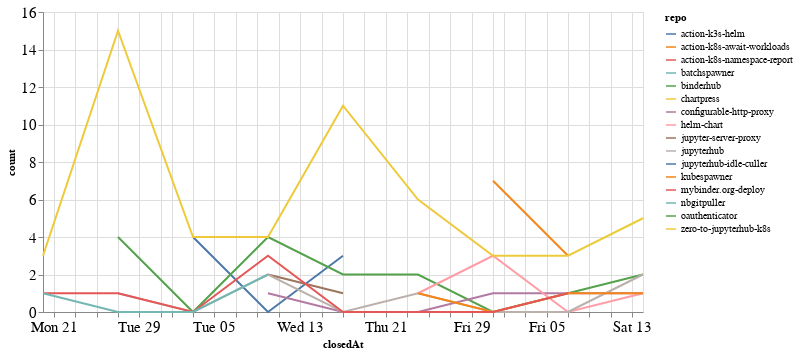

This figure's notebook cell:
### Code cell
closed_by_time = closed_by.groupby('repo').resample('W', on='closedAt').count()['author'].reset_index()
closed_by_time = closed_by_time.rename(columns={'author': 'count'})

alt.Chart(closed_by_time, width=600).mark_line().encode(
    x='closedAt',
    y='count',
    color='repo',
    tooltip="repo"
)

### Figure 1 — Vega-Lite specification as saved in the notebook (floating-point values rounded to 4 significant figures)
{"config": {"axisLeft": {"labelFontSize": 15}, "axisBottom": {"labelFontSize": 15}}, "data": {"name": "data-5b9ed8cb067cf1319458b737a7e22004"}, "mark": "line", "encoding": {"color": {"type": "nominal", "field": "repo"}, "tooltip": {"type": "nominal", "field": "repo"}, "x": {"type": "temporal", "field": "closedAt"}, "y": {"type": "quantitative", "field": "count"}}, "width": 600, "$schema": "https://vega.github.io/schema/vega-lite/v4.8.1.json", "datasets": {"data-5b9ed8cb067cf1319458b737a7e22004": [{"repo": "action-k3s-helm", "closedAt": "2021-01-03T00:00:00", "count": 4}, {"repo": "action-k3s-helm", "closedAt": "2021-01-10T00:00:00", "count": 0}, {"repo": "action-k3s-helm", "closedAt": "2021-01-17T00:00:00", "count": 3}, {"repo": "action-k8s-await-workloads", "closedAt": "2021-01-31T00:00:00", "count": 7}, {"repo": "action-k8s-await-workloads", "closedAt": "2021-02-07T00:00:00", "count": 3}, {"repo": "action-k8s-namespace-report", "closedAt": "2021-02-07T00:00:00", "count": 1}, {"repo": "batchspawner", "closedAt": "2021-01-31T00:00:00", "count": 4}, {"repo": "binderhub", "closedAt": "2020-12-27T00:00:00", "count": 4}, {"repo": "binderhub", "closedAt": "2021-01-03T00:00:00", "count": 0}, {"repo": "binderhub", "closedAt": "2021-01-10T00:00:00", "count": 4}, {"repo": "binderhub", "closedAt": "2021-01-17T00:00:00", "count": 2}, {"repo": "binderhub", "closedAt": "2021-01-24T00:00:00", "count": 2}, {"repo": "binderhub", "closedAt": "2021-01-31T00:00:00", "count": 0}, {"repo": "binderhub", "closedAt": "2021-02-07T00:00:00", "count": 1}, {"repo": "binderhub", "closedAt": "2021-02-14T00:00:00", "count": 2}, {"repo": "chartpress", "closedAt": "2021-01-24T00:00:00", "count": 1}, {"repo": "configurable-http-proxy", "closedAt": "2021-01-10T00:00:00", "count": 1}, {"repo": "configurable-http-proxy", "closedAt": "2021-01-17T00:00:00", "count": 0}, {"repo": "configurable-http-proxy", "closedAt": "2021-01-24T00:00:00", "count": 0}, {"repo": "configurable-http-proxy", "closedAt": "2021-01-31T00:00:00", "count": 1}, {"repo": "configurable-http-proxy", "closedAt": "2021-02-07T00:00:00", "count": 1}, {"repo": "configurable-http-proxy", "closedAt": "2021-02-14T00:00:00", "count": 1}, {"repo": "helm-chart", "closedAt": "2021-01-24T00:00:00", "count": 1}, {"repo": "helm-chart", "closedAt": "2021-01-31T00:00:00", "count": 3}, {"repo": "helm-chart", "closedAt": "2021-02-07T00:00:00", "count": 0}, {"repo": "helm-chart", "closedAt": "2021-02-14T00:00:00", "count": 1}, {"repo": "jupyter-server-proxy", "closedAt": "2021-01-10T00:00:00", "count": 2}, {"repo": "jupyter-server-proxy", "closedAt": "2021-01-17T00:00:00", "count": 1}, {"repo": "jupyterhub", "closedAt": "2020-12-27T00:00:00", "count": 1}, {"repo": "jupyterhub", "closedAt": "2021-01-03T00:00:00", "count": 0}, {"repo": "jupyterhub", "closedAt": "2021-01-10T00:00:00", "count": 2}, {"repo": "jupyterhub", "closedAt": "2021-01-17T00:00:00", "count": 0}, {"repo": "jupyterhub", "closedAt": "2021-01-24T00:00:00", "count": 1}, {"repo": "jupyterhub", "closedAt": "2021-01-31T00:00:00", "count": 0}, {"repo": "jupyterhub", "closedAt": "2021-02-07T00:00:00", "count": 0}, {"repo": "jupyterhub", "closedAt": "2021-02-14T00:00:00", "count": 2}, {"repo": "jupyterhub-idle-culler", "closedAt": "2021-01-31T00:00:00", "count": 1}, {"repo": "kubespawner", "closedAt": "2021-01-24T00:00:00", "count": 1}, {"repo": "kubespawner", "closedAt": "2021-01-31T00:00:00", "count": 0}, {"repo": "kubespawner", "closedAt": "2021-02-07T00:00:00", "count": 1}, {"repo": "kubespawner", "closedAt": "2021-02-14T00:00:00", "count": 1}, {"repo": "mybinder.org-deploy", "closedAt": "2020-12-20T00:00:00", "count": 1}, {"repo": "mybinder.org-deploy", "closedAt": "2020-12-27T00:00:00", "count": 1}, {"repo": "mybinder.org-deploy", "closedAt": "2021-01-03T00:00:00", "count": 0}, {"repo": "mybinder.org-deploy", "closedAt": "2021-01-10T00:00:00", "count": 3}, {"repo": "mybinder.org-deploy", "closedAt": "2021-01-17T00:00:00", "count": 0}, {"repo": "mybinder.org-deploy", "closedAt": "2021-01-24T00:00:00", "count": 0}, {"repo": "mybinder.org-deploy", "closedAt": "2021-01-31T00:00:00", "count": 0}, {"repo": "mybinder.org-deploy", "closedAt": "2021-02-07T00:00:00", "count": 1}, {"repo": "nbgitpuller", "closedAt": "2020-12-20T00:00:00", "count": 1}, {"repo": "nbgitpuller", "closedAt": "2020-12-27T00:00:00", "count": 0}, {"repo": "nbgitpuller", "closedAt": "2021-01-03T00:00:00", "count": 0}, {"repo": "nbgitpuller", "closedAt": "2021-01-10T00:00:00", "count": 2}, {"repo": "oauthenticator", "closedAt": "2021-02-07T00:00:00", "count": 1}, {"repo": "zero-to-jupyterhub-k8s", "closedAt": "2020-12-20T00:00:00", "count": 3}, {"repo": "zero-to-jupyterhub-k8s", "closedAt": "2020-12-27T00:00:00", "count": 15}, {"repo": "zero-to-jupyterhub-k8s", "closedAt": "2021-01-03T00:00:00", "count": 4}, {"repo": "zero-to-jupyterhub-k8s", "closedAt": "2021-01-10T00:00:00", "count": 4}, {"repo": "zero-to-jupyterhub-k8s", "closedAt": "2021-01-17T00:00:00", "count": 11}, {"repo": "zero-to-jupyterhub-k8s", "closedAt": "2021-01-24T00:00:00", "count": 6}, {"repo": "zero-to-jupyterhub-k8s", "closedAt": "2021-01-31T00:00:00", "count": 3}, {"repo": "zero-to-jupyterhub-k8s", "closedAt": "2021-02-07T00:00:00", "count": 3}, {"repo": "zero-to-jupyterhub-k8s", "closedAt": "2021-02-14T00:00:00", "count": 5}]}}
